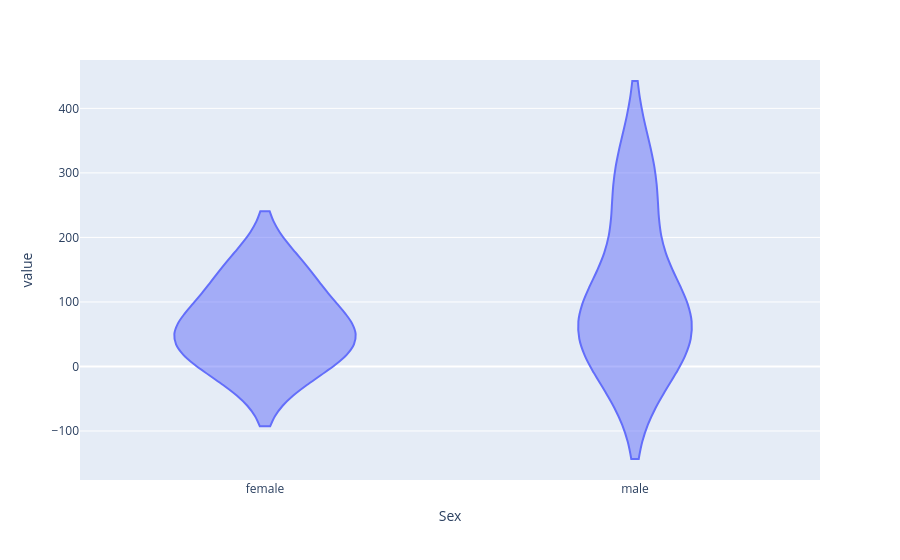

Here is the notebook cell this chart was saved with:
### Code cell
fig = px.violin(distribution)
fig.show()

### Figure 1 — Plotly figure (JSON) as saved in the notebook; plotly's stock layout.template omitted (floating-point values rounded to 4 significant figures)
{"data": [{"alignmentgroup": "True", "box": {"visible": false}, "hovertemplate": "Sex=%{x}<br>value=%{y}<extra></extra>", "legendgroup": "", "marker": {"color": "#636efa"}, "name": "", "offsetgroup": "", "orientation": "v", "scalegroup": "True", "showlegend": false, "type": "violin", "x": ["female", "female", "female", "female", "male", "male", "male", "male"], "x0": " ", "xaxis": "x", "y": [68, 145, 45, 3, 71, 280, 83, 19], "y0": " ", "yaxis": "y"}], "layout": {"legend": {"tracegroupgap": 0}, "margin": {"t": 60}, "violinmode": "group", "xaxis": {"anchor": "y", "domain": [0, 1], "title": {"text": "Sex"}}, "yaxis": {"anchor": "x", "domain": [0, 1], "title": {"text": "value"}}}}
